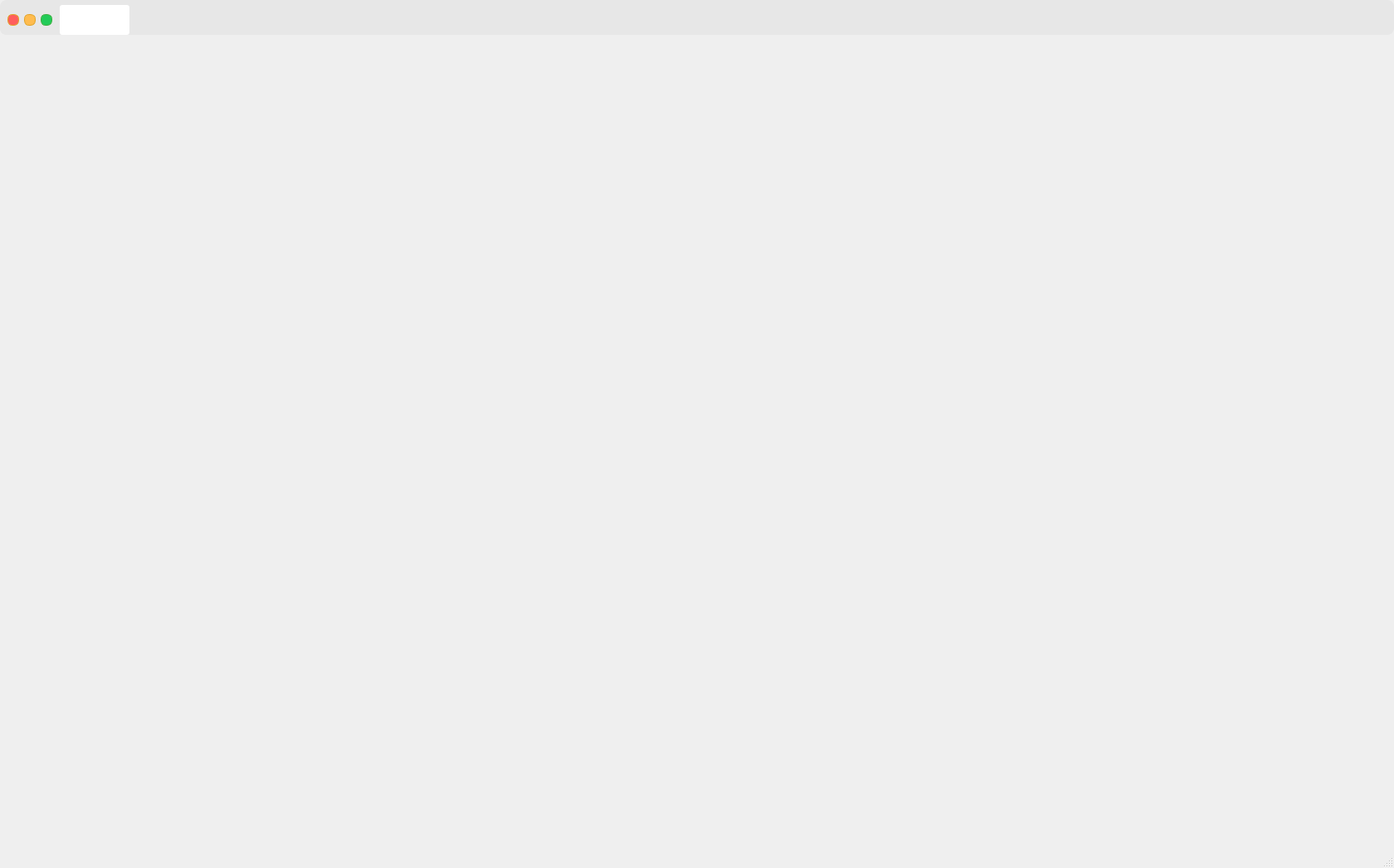
<?xml version="1.0" encoding="UTF-8"?>
<ui version="4.0">
 <class>MainWindow</class>
 <widget class="QMainWindow" name="MainWindow">
  <property name="geometry">
   <rect>
    <x>0</x>
    <y>0</y>
    <width>1175</width>
    <height>803</height>
   </rect>
  </property>
  <property name="windowTitle">
   <string>WANOS</string>
  </property>
  <widget class="QWidget" name="w">
   <layout class="QVBoxLayout" name="verticalLayout">
    <property name="spacing">
     <number>0</number>
    </property>
    <property name="leftMargin">
     <number>0</number>
    </property>
    <property name="topMargin">
     <number>0</number>
    </property>
    <property name="rightMargin">
     <number>0</number>
    </property>
    <property name="bottomMargin">
     <number>0</number>
    </property>
    <item>
     <widget class="QWidget" name="barWidget" native="true">
      <property name="minimumSize">
       <size>
        <width>1680</width>
        <height>42</height>
       </size>
      </property>
      <property name="maximumSize">
       <size>
        <width>1680</width>
        <height>42</height>
       </size>
      </property>
      <property name="styleSheet">
       <string notr="true">background: #E7E7E7;

border-radius: 8px 8px 0px 0px;</string>
      </property>
      <layout class="QHBoxLayout" name="horizontalLayout_2">
       <property name="spacing">
        <number>0</number>
       </property>
       <property name="leftMargin">
        <number>0</number>
       </property>
       <property name="topMargin">
        <number>6</number>
       </property>
       <property name="rightMargin">
        <number>0</number>
       </property>
       <property name="bottomMargin">
        <number>0</number>
       </property>
       <item>
        <widget class="QFrame" name="frame">
         <property name="frameShape">
          <enum>QFrame::NoFrame</enum>
         </property>
         <property name="frameShadow">
          <enum>QFrame::Plain</enum>
         </property>
         <layout class="QHBoxLayout" name="horizontalLayout">
          <item>
           <widget class="QPushButton" name="exit_button">
            <property name="styleSheet">
             <string notr="true">QPushButton
{
	min-width: 12px;
	max-width: 12px;
	max-height: 12px;
	min-height: 12px;

	background: #FF5E5D;
	border: 0.5px solid #E1A325;
    border-radius: 6px;
}

QPushButton::hover
{
	min-width: 14px;
	max-width: 14px;
	max-height: 14px;
	min-height: 14px;

	background: #FF7E7D;
	border: 0.5px solid #E1A325;
    border-radius: 7px;
}</string>
            </property>
            <property name="text">
             <string/>
            </property>
           </widget>
          </item>
          <item>
           <widget class="QPushButton" name="pushButton_2">
            <property name="styleSheet">
             <string notr="true">QPushButton
{
	min-width: 12px;
	max-width: 12px;
	max-height: 12px;
	min-height: 12px;

background: #FFBC4F;
border: 0.5px solid #E1A325;

    border-radius: 6px;
}</string>
            </property>
            <property name="text">
             <string/>
            </property>
           </widget>
          </item>
          <item>
           <widget class="QPushButton" name="pushButton_3">
            <property name="styleSheet">
             <string notr="true">QPushButton
{
	min-width: 12px;
	max-width: 12px;
	max-height: 12px;
	min-height: 12px;

background: #22CB58;
border: 0.5px solid #3EAF3F;

    border-radius: 6px;
}</string>
            </property>
            <property name="text">
             <string/>
            </property>
           </widget>
          </item>
         </layout>
        </widget>
       </item>
       <item>
        <widget class="QFrame" name="button_frame">
         <property name="frameShape">
          <enum>QFrame::NoFrame</enum>
         </property>
         <property name="frameShadow">
          <enum>QFrame::Plain</enum>
         </property>
         <layout class="QHBoxLayout" name="horizontalLayout_3">
          <property name="spacing">
           <number>0</number>
          </property>
          <property name="leftMargin">
           <number>0</number>
          </property>
          <property name="topMargin">
           <number>0</number>
          </property>
          <property name="rightMargin">
           <number>0</number>
          </property>
          <property name="bottomMargin">
           <number>0</number>
          </property>
          <item>
           <widget class="QPushButton" name="PersonalPageButton">
            <property name="styleSheet">
             <string notr="true">QPushButton
{
	min-width: 84px;
	min-height: 36px;
	max-width: 84px;
	max-height: 36px;

	background: #E7E7E7;
	border-radius: 3px 3px 0px 0px;
}

QPushButton::checked
{
	background: #FFFFFF;
	border-radius: 3px 3px 0px 0px;
}
</string>
            </property>
            <property name="text">
             <string/>
            </property>
            <property name="checkable">
             <bool>true</bool>
            </property>
            <property name="checked">
             <bool>true</bool>
            </property>
           </widget>
          </item>
         </layout>
        </widget>
       </item>
       <item>
        <spacer name="horizontalSpacer">
         <property name="orientation">
          <enum>Qt::Horizontal</enum>
         </property>
         <property name="sizeHint" stdset="0">
          <size>
           <width>40</width>
           <height>20</height>
          </size>
         </property>
        </spacer>
       </item>
      </layout>
     </widget>
    </item>
    <item>
     <widget class="QWidget" name="centralwidget" native="true">
      <property name="minimumSize">
       <size>
        <width>1680</width>
        <height>982</height>
       </size>
      </property>
      <property name="maximumSize">
       <size>
        <width>1680</width>
        <height>982</height>
       </size>
      </property>
     </widget>
    </item>
   </layout>
  </widget>
  <widget class="QMenuBar" name="menubar">
   <property name="geometry">
    <rect>
     <x>0</x>
     <y>0</y>
     <width>1175</width>
     <height>43</height>
    </rect>
   </property>
  </widget>
  <widget class="QStatusBar" name="statusbar"/>
 </widget>
 <resources/>
 <connections/>
</ui>
